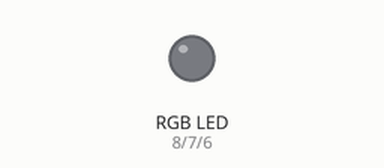
The sketch below on a simulated Arduino Uno, built with avr-gcc and run on an emulated ATmega328P. Shown: an RGB LED mixed from three pins (HIGH = lit). What the sketch prints to the serial monitor is not drawn.

Above: at 0.05 s.
At 0.25 s:
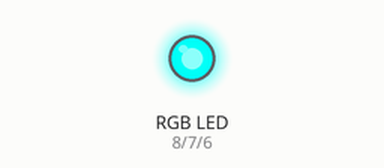
At 0.35 s:
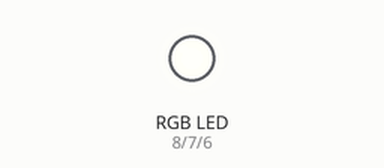
At 0.45 s:
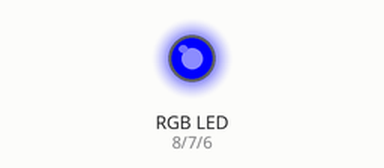
Timing chart, 0 to 3.0 s (numbered marks = the images above):
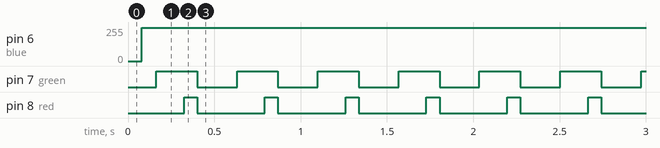

Measured:
- by itself, pin 6 (blue): 0/255 → 248/255 at 0.08 s
- by itself, pin 7 (green): alternates HIGH for 0.24 s and LOW for 0.23 s
- by itself, pin 8 (red): alternates HIGH for 0.08 s and LOW for 0.39 s

The sketch:

9_RGB_MIX_LEDS.ino
```cpp
int blue =6;
int green = 7;
int red = 8;

int v1 =0 ;
int v2 =0 ;
int v3 =0 ;
void setup() {
  // put your setup code here, to run once:
  Serial.begin(9600);
  pinMode(blue , OUTPUT);
  pinMode(green , OUTPUT);
  pinMode(red , OUTPUT);
}

void loop() {

  if( v1 != 248){ v1  = v1 +8 ;}
  else if ( v1 == 248  && v2 != 248 ){ v2 = v2 +8; }
  else { v3 = v3 + 8 ; }
 if ( v1 == 248 && v2 == 248 && v3 == 248){
  v1 = v2 = v3 = 0;
 }

 Serial.println(v1);
 analogWrite(blue , v1);
 analogWrite(green, v2);
 analogWrite(red , v3);
 delay(1);

}
```
